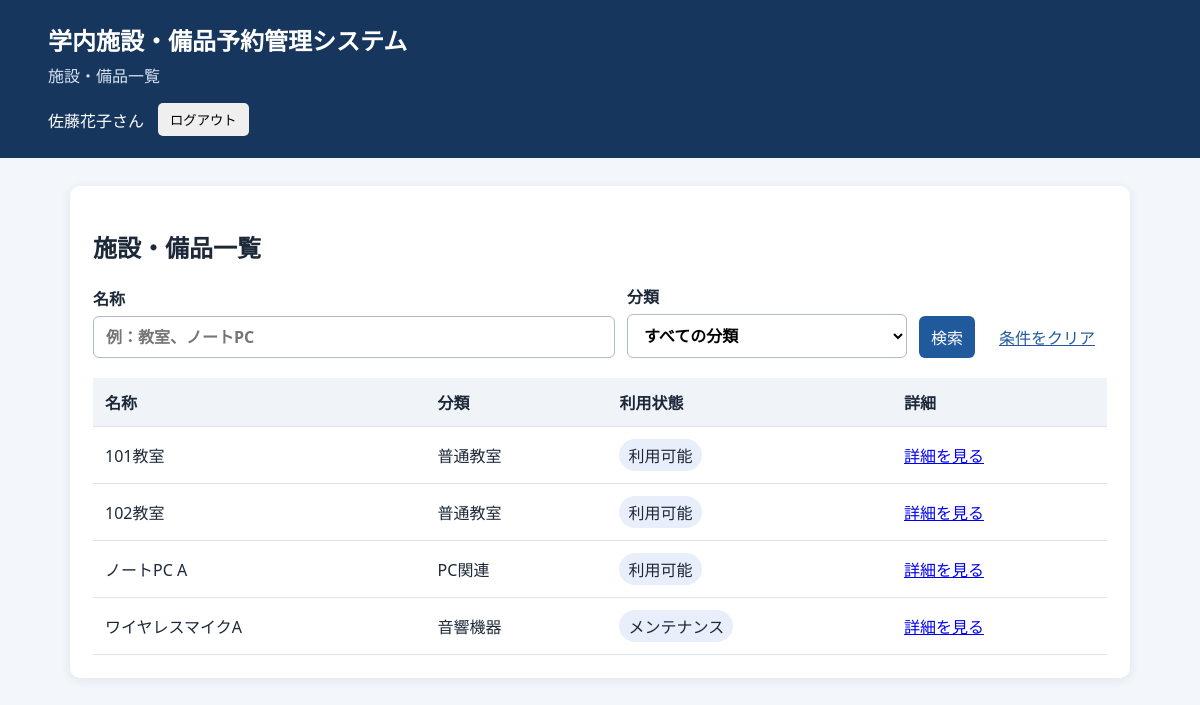
Screenshot of /items.php (signed in) with the database file from the repository.
### tables this page shows
CREATE TABLE IF NOT EXISTS users (
  id INT UNSIGNED NOT NULL AUTO_INCREMENT,
  name VARCHAR(100) NOT NULL,
  email VARCHAR(255) NOT NULL,
  password VARCHAR(255) NOT NULL,
  role ENUM('user','admin') NOT NULL DEFAULT 'user',
  PRIMARY KEY (id),
  UNIQUE KEY uq_users_email (email)
);

CREATE TABLE IF NOT EXISTS items (
  id INT UNSIGNED NOT NULL AUTO_INCREMENT,
  category_id INT UNSIGNED NOT NULL,
  name VARCHAR(100) NOT NULL,
  description TEXT NULL,
  status ENUM('available','maintenance','inactive') NOT NULL DEFAULT 'available',
  PRIMARY KEY (id),
  KEY idx_items_category (category_id),
  CONSTRAINT fk_items_category FOREIGN KEY (category_id)
    REFERENCES categories(id) ON UPDATE CASCADE ON DELETE RESTRICT
);

CREATE TABLE IF NOT EXISTS categories (
  id INT UNSIGNED NOT NULL AUTO_INCREMENT,
  name VARCHAR(100) NOT NULL,
  PRIMARY KEY (id),
  UNIQUE KEY uq_categories_name (name)
);

### public/items.php (the view, shortened to what this page needs)
<?php
function e(mixed $value): string
{
    return htmlspecialchars(
        (string) ($value ?? ''),
        ENT_QUOTES | ENT_SUBSTITUTE,
        'UTF-8'
    );
}
function status_label(string $status): string
{
    return [
        'available' => '利用可能',
        'maintenance' => 'メンテナンス',
        'inactive' => '利用停止',
    ][$status] ?? $status;
}
$items = [];
$currentUser = null;
$error = null;
$searchError = null;
$keywordInput = $_GET['keyword'] ?? '';
$keyword = is_string($keywordInput) ? trim($keywordInput) : '';
try {
    $pdo = new PDO(
        'mysql:host=' . getenv('DB_HOST')
            . ';dbname=' . getenv('DB_NAME')
            . ';charset=utf8mb4',
        (string) getenv('DB_USER'),
        (string) getenv('DB_PASSWORD'),
        [
            PDO::ATTR_ERRMODE => PDO::ERRMODE_EXCEPTION,
            PDO::ATTR_DEFAULT_FETCH_MODE => PDO::FETCH_ASSOC,
            PDO::ATTR_EMULATE_PREPARES => false,
        ]
    );
    if (!empty($_SESSION['uid'])) {
        $userStatement = $pdo->prepare(
            'SELECT id, name, role FROM users WHERE id = ?'
        );
        $userStatement->execute([(int) $_SESSION['uid']]);
        $currentUser = $userStatement->fetch() ?: null;
    }
    if ($searchError === null) {
        $itemSql = 'SELECT i.id, i.name, c.name AS category_name, i.status'
            . ' FROM items i'
            . ' JOIN categories c ON c.id = i.category_id'
            . ' WHERE 1 = 1';
        $itemParameters = [];
        $itemSql .= ' ORDER BY i.id';
        $itemStatement = $pdo->prepare($itemSql);
        $itemStatement->execute($itemParameters);
        $items = $itemStatement->fetchAll();
    }
} catch (PDOException) {
    http_response_code(500);
    $error = '施設・備品を取得できませんでした。時間をおいて再度お試しください。';
}
$isAdmin = ($currentUser['role'] ?? null) === 'admin';
?>
<!doctype html>
<html lang="ja">
<head>
</head>
<body>
<header>
  <h1>学内施設・備品予約管理システム</h1>
  <p>施設・備品一覧</p>
  <nav>
    <?php if ($currentUser): ?>
      <span><?= e($currentUser['name']) ?>さん</span>
      <form method="post" action="/logout.php">
        <button type="submit">ログアウト</button>
      </form>
    <?php else: ?>
      <a href="/login.php">ログイン</a>
    <?php endif; ?>
  </nav>
</header>
<main>
  <section class="card">
    <h2>施設・備品一覧</h2>
    <form method="get" action="/items.php" class="search">
      <label>
        名称
        <input type="search" name="keyword" maxlength="100" value="<?= e($keyword) ?>" placeholder="例：教室、ノートPC">
      </label>
      <label>
        分類
        <select name="category_id">
          <option value="">すべての分類</option>
        </select>
      </label>
      <button type="submit">検索</button>
      <a href="/items.php">条件をクリア</a>
    </form>
    <?php if ($error): ?>
      <p class="alert" role="alert"><?= e($error) ?></p>
    <?php elseif ($searchError): ?>
      <p class="alert" role="alert"><?= e($searchError) ?></p>
    <?php else: ?>
      <div class="scroll">
        <table>
          <thead>
          <tr>
            <th>名称</th>
            <th>分類</th>
            <th>利用状態</th>
            <th>詳細</th>
          </tr>
          </thead>
          <tbody>
          <?php if (!$items): ?>
            <tr><td class="empty" colspan="<?= $isAdmin ? '5' : '4' ?>">検索条件に一致する施設・備品はありません。</td></tr>
          <?php else: ?>
            <?php foreach ($items as $item): ?>
              <tr>
                <td><?= e($item['name']) ?></td>
                <td><?= e($item['category_name']) ?></td>
                <td><span class="pill"><?= e(status_label((string) $item['status'])) ?></span></td>
                <td><a class="detail-link" href="/item_detail.php?id=<?= e($item['id']) ?>">詳細を見る</a></td>
              </tr>
            <?php endforeach; ?>
          <?php endif; ?>
          </tbody>
        </table>
      </div>
    <?php endif; ?>
  </section>
</main>
</body>
</html>

### public/items.php (style rules this page uses)
:root { font-family: system-ui, -apple-system, "Yu Gothic", Meiryo, sans-serif; color: #1d2939; background: #f3f6fb; }
* { box-sizing: border-box; }
body { margin: 0; }
header { background: #17365d; color: white; padding: 22px max(4vw, 20px); }
header h1 { margin: 0 0 6px; font-size: 1.5rem; }
header p { margin: 0; color: #d7e3f3; }
nav { display: flex; gap: 14px; margin-top: 16px; align-items: center; }
nav form { margin: 0; }
nav button { padding: 7px 12px; border: 0; border-radius: 5px; cursor: pointer; }
main { max-width: 1100px; margin: 28px auto; padding: 0 20px; }
.card { background: white; padding: 23px; border-radius: 10px; box-shadow: 0 2px 12px #182e4615; }
.search { display: grid; grid-template-columns: minmax(220px, 1fr) minmax(180px, 280px) auto auto; gap: 12px; align-items: end; margin-bottom: 20px; }
.search label { display: grid; gap: 6px; font-weight: 600; }
.search input, .search select, .search button, .search a { min-height: 42px; padding: 9px 12px; border-radius: 6px; font: inherit; }
.search input, .search select { border: 1px solid #aebbd0; background: white; }
.search button { border: 0; background: #215a9c; color: white; cursor: pointer; }
.search a { display: inline-flex; align-items: center; color: #215a9c; }
.scroll { overflow-x: auto; }
table { border-collapse: collapse; width: 100%; }
th, td { padding: 12px; border-bottom: 1px solid #dce2eb; text-align: left; }
th { background: #f0f4f9; }
.pill { display: inline-block; padding: 4px 9px; border-radius: 20px; background: #e9effa; }
.detail-link { white-space: nowrap; }

### rows the page displays
users: name "佐藤花子"
items: name "101教室", category.name "普通教室", status "利用可能"
items: name "102教室", category.name "普通教室", status "利用可能"
items: name "ノートPC A", category.name "PC関連", status "利用可能"
items: name "ワイヤレスマイクA", category.name "音響機器", status "メンテナンス"
